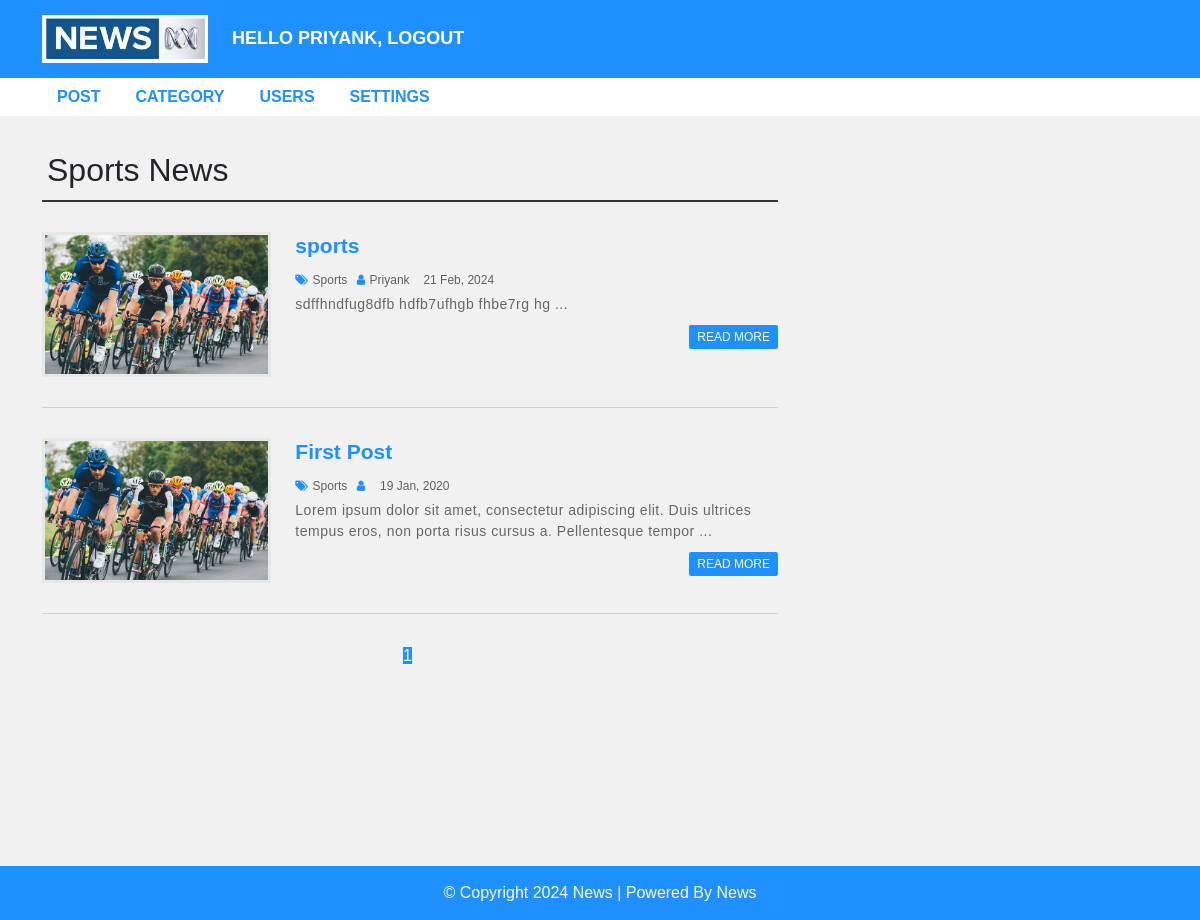
/user/category.php?cid=34 (signed in), run on the app's committed database.
### tables this page shows
CREATE TABLE IF NOT EXISTS `category` (
  `category_id` int(11) NOT NULL AUTO_INCREMENT,
  `category_name` varchar(100) NOT NULL,
  `post` int(11) NOT NULL DEFAULT '0',
  PRIMARY KEY (`category_id`)
);

CREATE TABLE IF NOT EXISTS `post` (
  `post_id` int(11) NOT NULL AUTO_INCREMENT,
  `title` varchar(100) NOT NULL,
  `description` text NOT NULL,
  `category` varchar(100) NOT NULL,
  `post_date` varchar(50) NOT NULL,
  `author` int(11) NOT NULL,
  `post_img` varchar(100) NOT NULL,
  PRIMARY KEY (`post_id`),
  UNIQUE KEY `post_id` (`post_id`)
);

CREATE TABLE IF NOT EXISTS `user` (
  `user_id` int(10) UNSIGNED NOT NULL AUTO_INCREMENT,
  `first_name` varchar(30) NOT NULL,
  `last_name` varchar(30) NOT NULL,
  `username` varchar(30) DEFAULT NULL,
  `password` varchar(40) DEFAULT NULL,
  `role` int(11) NOT NULL,
  PRIMARY KEY (`user_id`)
);

### user/category.php (the view, shortened to what this page needs)
<?php include 'header.php'; ?>
<div id="main-content">
    <div class="container">
        <div class="row">
            <div class="col-md-8">
                <div class="post_container">
                    <?php
                include "config.php";
                if(isset($_GET['cid'])){
                    $cat_id = $_GET['cid'];
                    $sql1 = "SELECT * FROM category WHERE category_id = {$cat_id}";
                    $result1 = mysqli_query($conn, $sql1) or die("Query Failed." );
                    $row1 = mysqli_fetch_assoc($result1);
                    ?>
                    <h2 class="page-heading">
                        <?php echo $row1['category_name']; ?> News
                    </h2>
                    <?php
                    $limit = 3;
                    if(isset($_GET['page'])){
                        $page = $_GET['page'];
                    }else{
                        $page = 1;
                    }
                    $offset = ($page - 1) * $limit;
                    $sql = "SELECT post.post_id, post.title, post.description, post.post_date,post.author,category.category_name,user.username,post.category,post.post_img FROM post LEFT JOIN category ON post.category = category.category_id LEFT JOIN user ON post.author = user.user_id WHERE post.category = {$cat_id} ORDER by post.post_id DESC LIMIT {$offset},{$limit}";
                    $result = mysqli_query($conn, $sql) or die("Error.".mysqli_error($conn));
                    if(mysqli_num_rows($result) > 0){
                        while($row = mysqli_fetch_assoc($result)){
                        ?>
                    <div class="post-content">
                        <div class="row">
                            <div class="col-md-4">
                                <a class="post-img" href="single.php?id=<?php echo $row['post_id']; ?>"><img
                                        src="admin/upload/<?php echo $row['post_img']; ?>" alt="" /></a>
                            </div>
                            <div class="col-md-8">
                                <div class="innaer-content clearfix">
                                    <h3><a href='single.php?id=<?php echo $row['post_id']; ?>'>
                                            <?php echo $row['title']; ?>
                                        </a></h3>
                                    <div class="post-information">
                                        <span>
                                            <i class="fa fa-tags" aria-hidden="true"></i>
                                            <a href='category.php?cid=<?php echo $row['category']; ?>'>
                                                <?php echo $row['category_name']; ?>
                                            </a>
                                        </span>
                                        <span>
                                            <i class="fa fa-user" aria-hidden="true"></i>
                                            <a href='author.php?aid=<?php echo $row['username']; ?>'>
                                                <?php echo $row['username']; ?>
                                            </a>
                                        </span>
                                        <span>
                                            <?php echo $row['post_date']; ?>
                                        </span>
                                    </div>
                                    <span>
                                        <p class="description">
                                            <?php echo substr($row['description'],0,130)."..."; ?>
                                        </p>
                                        <a class='read-more pull-right' href='single.php?id=<?php echo $row['post_id'];
                                            ?>'>READ MORE</a>
                                        </div>
                                </div>
                        </div>
                        </div>
                    <?php
                        }
                     }
                    else
                    {
                            echo "<h2>NO RECORD FOUND.</h2>";
                     }
                        if(mysqli_num_rows($result1) > 0){
                            $total_records = $row1['post'];
                            $total_page = ceil($total_records / $limit);
                            echo '<ul class="pagination admin-pagination">';
                        for($i = 1; $i <= $total_page; $i++){
                            if($i == $page){
                                $active = "active";
                            }else{
                                $active = "";
                            }
                        echo '<li class="'.$active.'"><a href=category.php?cid='.$cat_id.'&page='.$i.'">'.$i.'</a></li>';
                        }
                    echo'</ul>';
                }
                }else{
                    echo "<h2>NO RECORD FOUND</h2>";
                }
                    ?>
            </div>
                                </div>
                            </div>
                        </div>
                    </div>
                    <?php include 'footer.php'; ?>

### admin/header.php (shortened to what this page needs)
<!DOCTYPE html>
<html lang="en">
    <head>
        <link rel="stylesheet" href="css/bootstrap.min.css">
        <link rel="stylesheet" href="css/css/font-awesome.css">
        <link rel="stylesheet" href="css/css/style.css">
    </head>
    <body>
        <div id="header-admin">
            <div class="container">
                <div class="row">
                    <div class="col-md-2">
                        <a href="post.php"><img class="logo" src="images/news.jpg"></a>
                    </div>
                    <div class="col-md-offset-6  col-md-4">
                        <a href="logout.php" class="admin-logout">Hello <?php echo $_SESSION["username"]; ?>, logout</a>
                    </div>
                </div>
            </div>
        </div>
        <div id="admin-menubar">
            <div class="container">
                <div class="row">
                    <div class="col-md-12">
                       <ul class="admin-menu">
                            <li>
                                <a href="post.php">Post</a>
                            </li>
                            <?php
                              if($_SESSION["user_role"] == '1'){
                            ?>
                            <li>
                                <a href="category.php">Category</a>
                            </li>
                            <li>
                                <a href="users.php">Users</a>
                            </li>
                            <li>
                                <a href="settings.php">Settings</a>
                            </li>
                            <?php
                              }
                            ?>
                        </ul>
                    </div>
                </div>
            </div>
        </div>

### admin/footer.php
<div id ="footer">
    <div class="container">
        <div class="row">
            <div class="col-md-12">
                <span>© Copyright 2024 News | Powered By News</a></span>
            </div>
        </div>
    </div>
</div>
</body>
</html>

### admin/css/css/style.css (style rules this page uses)
body { background: #f1f1f1; font-family: sans-serif,arial,Helvetica; }
a, a:hover, a:focus { text-decoration: none; outline: none; }
ul { margin:0; padding:0; list-style:none; }
h2.page-heading { margin: 5px 0 30px; padding: 0 5px 10px; border-bottom: 2px solid #333; }
img.logo { width: 100%; height: auto; display: block; }
#header-admin { background-color: #1E90FF; padding: 15px 0; }
#header-admin .admin-logout { margin: 10px 0; color: #fff; font-size: 18px; font-weight: 600; text-transform: uppercase; display: inline-block; }
#admin-menubar { background-color: #fff; }
#admin-menubar .admin-menu { font-size: 0; }
#admin-menubar .admin-menu li { display: inline-block; margin: 0 5px 0 0; }
#admin-menubar .admin-menu li a { color: #1E90FF; font-size: 16px; font-weight: 600; text-transform: uppercase; padding: 7px 15px; display: block; transition: all 0.3s; }
#main-content { padding: 30px 0; min-height: 750px; }
#main-content .post-content { border-bottom: 1px solid #d1d1d1; padding: 0 0 30px; margin-bottom:30px; }
#main-content .post-content img { width: 100%; }
#main-content .post-content .post-img { border: 3px solid #e7e7e7; display: block; height: 145px; overflow: hidden; transition: border .3s; }
#main-content .post-content h3 { font-size: 21px; line-height: 28px; font-weight: 600; margin: 0 0 7px; }
#main-content .post-content h3 a { color: #1e90ff; transition:all 0.3s; }
#main-content .post-content .post-information span { color: #606060; font-size: 12px; text-transform: capitalize; margin: 0 5px 5px 0; display: inline-block; }
#main-content .post-content .post-information i { color: #1e90ff; margin-right: 1px; }
#main-content .post-content .post-information a { color: #606060; text-decoration: none; }
#main-content .post-content p, #main-content .single-post p { color: #666; font-size: 14px; letter-spacing: 0.5px; margin:0 0 10px; }
#main-content .post-content a.read-more { color: #fff; background-color: #1E90FF; font-size: 12px; text-transform: capitalize; padding: 3px 8px; border-radius: 2px; transition: all 0.3s; }
.pagination { display: block; text-align: center; margin: 0; }
.pagination li { display:inline-block; margin: 0 5px 0 0; }
.pagination li a { border: none; background: #1e90ff; color: #fff; }
i.fa { color:#222; }
#footer { color: #fff; padding:15px 0; text-align:center; background-color:#1e90ff; }

### data on the page
category: category_name "Sports"
post: post_img (picture), title "sports", category.category_name "Sports", user.username "Priyank", post_date "21 Feb, 2024", description "sdffhndfug8dfb hdfb7ufhgb fhbe7rg hg"
post: post_img (picture), title "First Post", category.category_name "Sports", post_date "19 Jan, 2020", description "Lorem ipsum dolor sit amet, consectetur adipiscing elit. Duis ultrices tempus eros, non porta risus cursus a. Pellentesque tempor"

### other printed values
$_SESSION["username"] "PRIYANK"
